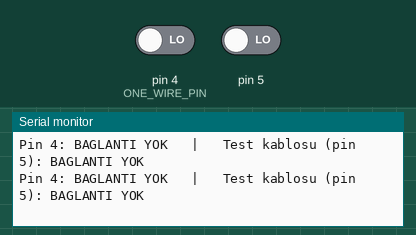
A sketch run on a simulated Arduino Uno, built for the host (arithmetic inside an expression is 32-bit, double 64-bit). Parts: the last lines printed to the serial monitor. The test bench sets the inputs (shaded band); at power-on: pin 4 (ONE_WIRE_PIN) LOW, pin 5 LOW.

Above: at 1.5 s.
1.6 s: pin 4 (ONE_WIRE_PIN) driven HIGH
At 2.7 s:
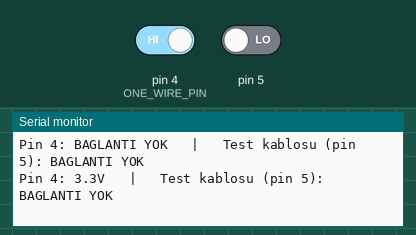
4.3 s: pin 5 driven HIGH
At 4.9 s:
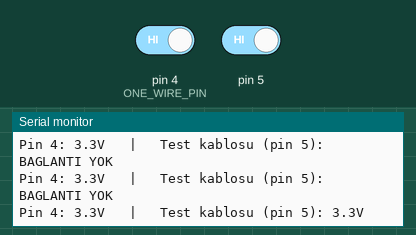
6.5 s: pin 4 (ONE_WIRE_PIN) driven LOW
At 7.8 s:
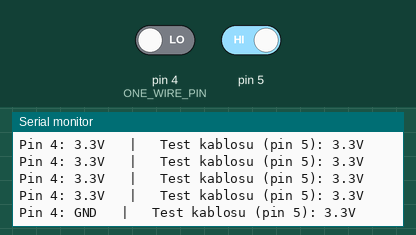
9.4 s: pin 5 driven LOW
At 10.7 s:
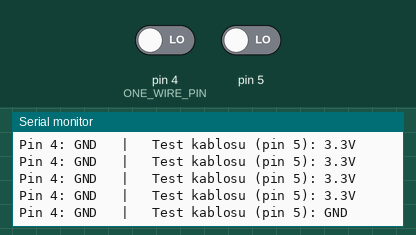
12.3 s: pin 4 (ONE_WIRE_PIN) driven HIGH
At 13.6 s:
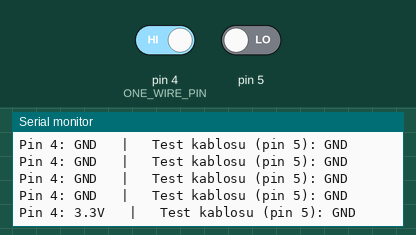

Measured:
- after the input at 1.6 s, the serial monitor: prints a new line after 0.56 s (image 1)
- after the input at 4.3 s, the serial monitor: prints a new line at once (image 2)
- after the input at 6.5 s, the serial monitor: prints a new line after 0.70 s (image 3)
- after the input at 9.4 s, the serial monitor: prints a new line after 0.68 s (image 4)
- after the input at 12.3 s, the serial monitor: prints a new line after 0.67 s (image 5)

The sketch:

table_temp_ccp.ino
```cpp
#include <OneWire.h>
#include <DallasTemperature.h>
#include <Adafruit_GFX.h>
#include <Adafruit_SSD1306.h>

#define ONE_WIRE_PIN 4
#define OLED_MOSI 8    // ekranda SDA
#define OLED_CLK  9    // ekranda SCK
#define OLED_RES  10
#define OLED_DC   11
#define OLED_CS   12

OneWire oneWire(ONE_WIRE_PIN);
DallasTemperature sensors(&oneWire);
Adafruit_SSD1306 display(128, 64, OLED_MOSI, OLED_CLK, OLED_DC, OLED_RES, OLED_CS);


String readPinState(int pin) {
  pinMode(pin, INPUT_PULLDOWN); delay(5);
  int pulledDown = digitalRead(pin);
  pinMode(pin, INPUT_PULLUP);   delay(5);
  int pulledUp = digitalRead(pin);
  pinMode(pin, INPUT);
  if (pulledDown && pulledUp)   return "3.3V";
  if (!pulledDown && !pulledUp) return "GND";
  return "BAGLANTI YOK";
}

void setup() {
  Serial.begin(115200);
}

// void setup() {
//   Serial.begin(115200);
//   delay(1000);   // Serial Monitor'ün hazır olması için kısa bekleme
//   if (!display.begin(SSD1306_SWITCHCAPVCC)) {
//     Serial.println("OLED bulunamadi!");
//     while (true) delay(1000);
//   }
//   sensors.begin();
//   sensors.setResolution(12);
//   Serial.printf("Bulunan sensor sayisi: %d\n", sensors.getDeviceCount());
// }

// void loop() {
//   sensors.requestTemperatures();
//   float t = sensors.getTempCByIndex(0);

//   display.clearDisplay();
//   display.setTextColor(SSD1306_WHITE);
//   display.setTextSize(1);
//   display.setCursor(0, 0);
//   display.println("Masa sicakligi");

//   display.setTextSize(3);
//   display.setCursor(0, 25);
//   if (t == DEVICE_DISCONNECTED_C) {
//     display.println("HATA");
//   } else {
//     display.print(t, 1);
//     display.print((char)247);
//   }
//   display.display();

//   Serial.printf("Sicaklik: %.2f C\n", t);
//   delay(2000);

// }
void loop() {
  Serial.print("Pin 4: ");
  Serial.print(readPinState(4));
  Serial.print("   |   Test kablosu (pin 5): ");
  Serial.println(readPinState(5));
  delay(700);
}
```
